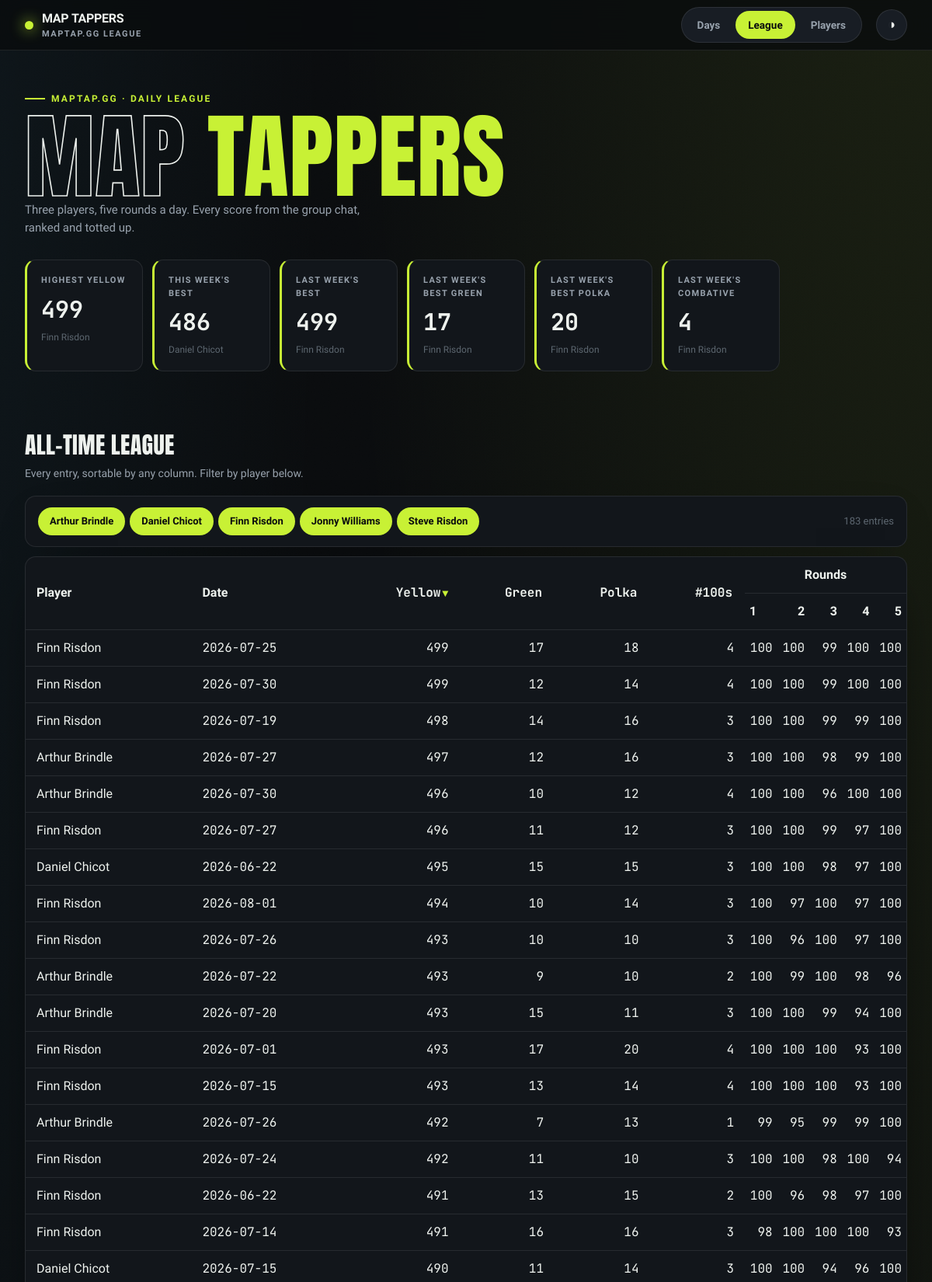
Page /league (upper part) on the committed database.
### tables this page shows
CREATE TABLE entries (
    id INTEGER PRIMARY KEY,
    player TEXT NOT NULL,
    game_date TEXT NOT NULL,
    maptap_score INTEGER NOT NULL,
    UNIQUE (player, game_date)
);

### src/maptap/app.py (the view)
@app.get("/league", response_class=HTMLResponse)
def league(request: Request):
    with closing(_conn()) as conn:
        context = {"entries": all_entries(conn), "stats": hero_stats(conn), "active": "league"}
    return templates.TemplateResponse(request, "index.html", context)

### src/maptap/templates/index.html (shortened to what this page needs)
{% extends "base.html" %}
{% block content %}
{% set player_names = entries | map(attribute='player') | unique | sort | list %}
<h2 class="section-head">All-time league</h2>
<p class="section-sub">Every entry, sortable by any column. Filter by player below.</p>
<div class="panel toolbar">
    <div class="chips">
        {% for name in player_names %}
        <button class="chip active" data-player="{{ name }}">{{ name }}</button>
        {% endfor %}
    </div>
    <span class="results-meta" id="resultsMeta">{{ entries | length }} entries</span>
</div>
<div class="panel table-card">
    <table id="league" data-sortable
        <thead>
            <tr>
                <th class="txt" rowspan="2" data-sort="text">Player</th>
                <th class="txt" rowspan="2" data-sort="text">Date</th>
                <th class="num" rowspan="2" data-sort="number" data-sorted="desc">Yellow</th>
                <th class="num" rowspan="2" data-sort="number">Green</th>
                <th class="num" rowspan="2" data-sort="number">Polka</th>
                <th class="num" rowspan="2" data-sort="number">#100s</th>
                <th class="rounds-group" colspan="5">Rounds</th>
            </tr>
            <tr>
                <th class="round">1</th>
                <th class="round">2</th>
                <th class="round">3</th>
                <th class="round">4</th>
                <th class="round">5</th>
            </tr>
        <tbody>
            {% for e in entries %}
            <tr data-player="{{ e.player }}">
                <td class="txt">{{ e.player }}</td>
                <td class="txt num">{{ e.game_date }}</td>
                <td class="num">{{ e.cumulative }}</td>
                <td class="num">{{ e.green }}</td>
                <td class="num">{{ e.polka }}</td>
                <td class="num">{{ e.hundreds }}</td>
                {% for r in e.rounds %}<td class="round num">{{ r }}</td>{% endfor %}
            </tr>
            {% endfor %}
        </tbody>
    </table>
</div>
{% endblock %}

### src/maptap/templates/base.html (shortened to what this page needs)
<!DOCTYPE html>
<html lang="en-GB" data-theme="dark">
<head>
    <link rel="stylesheet" href="/static/styles.css">
</head>
<body>
    <nav class="nav">
        <div class="wrap nav-inner">
            <div class="brand">
                <span class="dot"></span>
                <span>MAP&nbsp;TAPPERS<small>maptap.gg league</small></span>
            </div>
            <div class="tabs">
                <a class="tab {{ 'active' if active == 'days' else '' }}" href="/days">Days</a>
                <a class="tab {{ 'active' if active == 'league' else '' }}" href="/league">League</a>
                <a class="tab {{ 'active' if active == 'players' else '' }}" href="/players">Players</a>
            </div>
            <button class="theme-btn" id="themeBtn" title="Toggle theme" aria-label="Toggle theme">◑</button>
        </div>
    </nav>
    <header class="hero">
        <div class="wrap">
            <span class="hero-tag">maptap.gg · daily league</span>
            <h1><span class="out">Map</span> <span class="em">Tappers</span></h1>
            <p class="hero-sub">Three players, five rounds a day. Every score from the group chat, ranked and totted up.</p>
            <div class="stat-row">
                <div class="stat">
                    <div class="label">Highest Yellow</div>
                    <div class="value">{{ stats.highest_cumulative if stats.highest_cumulative is not none else '—' }}</div>
                    <div class="sub">{{ stats.highest_cumulative_player or '—' }}</div>
                </div>
                <div class="stat">
                    <div class="label">This Week's Best</div>
                    <div class="value">{{ stats.week_best if stats.week_best is not none else '—' }}</div>
                    <div class="sub">{{ stats.week_best_player or 'no rides yet' }}</div>
                </div>
                <div class="stat">
                    <div class="label">Last Week's Best</div>
                    <div class="value">{{ stats.last_week_best if stats.last_week_best is not none else '—' }}</div>
                    <div class="sub">{{ stats.last_week_best_player or 'no rides' }}</div>
                </div>
                <div class="stat">
                    <div class="label">Last Week's Best Green</div>
                    <div class="value">{{ stats.last_week_best_green if stats.last_week_best_green is not none else '—' }}</div>
                    <div class="sub">{{ stats.last_week_best_green_player or 'no rides' }}</div>
                </div>
                <div class="stat">
                    <div class="label">Last Week's Best Polka</div>
                    <div class="value">{{ stats.last_week_best_polka if stats.last_week_best_polka is not none else '—' }}</div>
                    <div class="sub">{{ stats.last_week_best_polka_player or 'no rides' }}</div>
                </div>
                <div class="stat">
                    <div class="label">Last Week's Combative</div>
                    <div class="value">{{ stats.last_week_combative if stats.last_week_combative is not none else '—' }}</div>
                    <div class="sub">{{ stats.last_week_combative_player or 'no rides' }}</div>
                </div>
            </div>
        </div>
    </header>
    <main class="wrap">
        {% block content %}{% endblock %}
    </main>
</body>
</html>

### rows in the picture
entries: player "Finn Risdon", game_date "2026-07-25", cumulative "499", green "17", polka "18", hundreds "4", rounds "100" "100" "99" "100" "100"
entries: player "Daniel Chicot"
entries: player "Finn Risdon", game_date "2026-07-30", cumulative "499", green "12", polka "14", hundreds "4", rounds "100" "100" "99" "100" "100"
entries: player "Finn Risdon"
entries: player "Finn Risdon", game_date "2026-07-26", cumulative "493", green "10", polka "10", hundreds "3", rounds "100" "96" "100" "97" "100"
entries: player "Arthur Brindle", game_date "2026-07-27", cumulative "497", green "12", polka "16", hundreds "3", rounds "100" "100" "98" "99" "100"
entries: player "Daniel Chicot", game_date "2026-06-22", cumulative "495", green "15", polka "15", hundreds "3", rounds "100" "100" "98" "97" "100"
entries: player "Jonny Williams"
entries: player "Steve Risdon"
entries: player "Finn Risdon", game_date "2026-07-19", cumulative "498", green "14", polka "16", hundreds "3", rounds "100" "100" "99" "99" "100"
entries: player "Arthur Brindle", game_date "2026-07-30", cumulative "496", green "10", polka "12", hundreds "4", rounds "100" "100" "96" "100" "100"
entries: player "Finn Risdon", game_date "2026-07-27", cumulative "496", green "11", polka "12", hundreds "3", rounds "100" "100" "99" "97" "100"
entries: player "Finn Risdon", game_date "2026-08-01", cumulative "494", green "10", polka "14", hundreds "3", rounds "100" "97" "100" "97" "100"
entries: player "Arthur Brindle", game_date "2026-07-22", cumulative "493", green "9", polka "10", hundreds "2", rounds "100" "99" "100" "98" "96"
entries: player "Arthur Brindle", game_date "2026-07-20", cumulative "493", green "15", polka "11", hundreds "3", rounds "100" "100" "99" "94" "100"
entries: player "Finn Risdon", game_date "2026-07-01", cumulative "493", green "17", polka "20", hundreds "4", rounds "100" "100" "100" "93" "100"
entries: player "Finn Risdon", game_date "2026-07-15", cumulative "493", green "13", polka "14", hundreds "4", rounds "100" "100" "100" "93" "100"
entries: player "Arthur Brindle", game_date "2026-07-26", cumulative "492", green "7", polka "13", hundreds "1", rounds "99" "95" "99" "99" "100"
entries: player "Finn Risdon", game_date "2026-07-24", cumulative "492", green "11", polka "10", hundreds "3", rounds "100" "100" "98" "100" "94"
entries: player "Finn Risdon", game_date "2026-06-22", cumulative "491", green "13", polka "15", hundreds "2", rounds "100" "96" "98" "97" "100"
entries: player "Finn Risdon", game_date "2026-07-14", cumulative "491", green "16", polka "16", hundreds "3", rounds "98" "100" "100" "100" "93"
entries: player "Daniel Chicot", game_date "2026-07-15", cumulative "490", green "11", polka "14", hundreds "3", rounds "100" "100" "94" "96" "100"

### other values in the picture
{{ stats.week_best if stats.week_best is not none else '—' }} "486"
{{ stats.last_week_best if stats.last_week_best is not none else '—' }} "499"
{{ entries | length }} "183"
